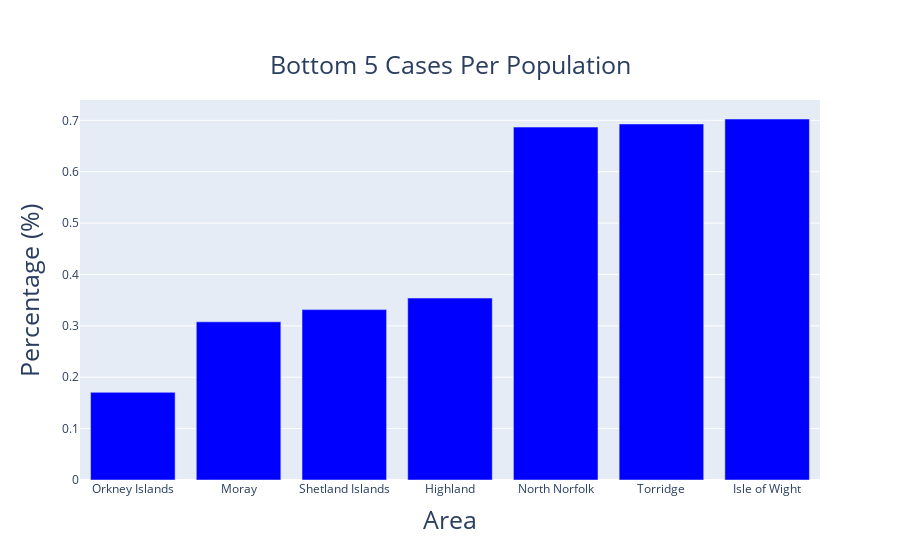

Here is the notebook cell this chart was saved with:
### Code cell
fig = go.Figure(data=[
    go.Bar(name='Remain', x=covid_bottom_five['areaName'], y=covid_bottom_five['PctOfPop'],marker_color='Blue'),
    ],
    )          
# Change the bar mode
fig.update_layout(barmode='group',
                 title={
                     'text' : 'Bottom 5 Cases Per Population',
                     'font' : {"size" : 25},
                     'y':0.9,
                     'x':0.5,
                     'xanchor': 'center',
                     'yanchor': 'top'},
                 legend_title='Legend'
    )
fig.update_xaxes(
    title_text='Area',
    title_font={"size":25},
)
fig.update_yaxes(
    title_text='Percentage (%)',
    title_font={"size":25},
)
fig.layout.xaxis.rangeslider.visible = False
config = {
    'scrollZoom': False,
    'displayModeBar': False,
    'editable': False
}
fig.show(config=config)

### Figure 1 — Plotly figure (JSON) as saved in the notebook; plotly's stock layout.template omitted (floating-point values rounded to 4 significant figures)
{"data": [{"marker": {"color": "Blue"}, "name": "Remain", "type": "bar", "x": ["Orkney Islands", "Moray", "Shetland Islands", "Highland", "North Norfolk", "Torridge", "Isle of Wight"], "y": [0.1706, 0.3079, 0.3316, 0.3541, 0.6868, 0.6929, 0.7025]}], "layout": {"barmode": "group", "legend": {"title": {"text": "Legend"}}, "title": {"font": {"size": 25}, "text": "Bottom 5 Cases Per Population", "x": 0.5, "xanchor": "center", "y": 0.9, "yanchor": "top"}, "xaxis": {"rangeslider": {"visible": false}, "title": {"font": {"size": 25}, "text": "Area"}}, "yaxis": {"title": {"font": {"size": 25}, "text": "Percentage (%)"}}}}
